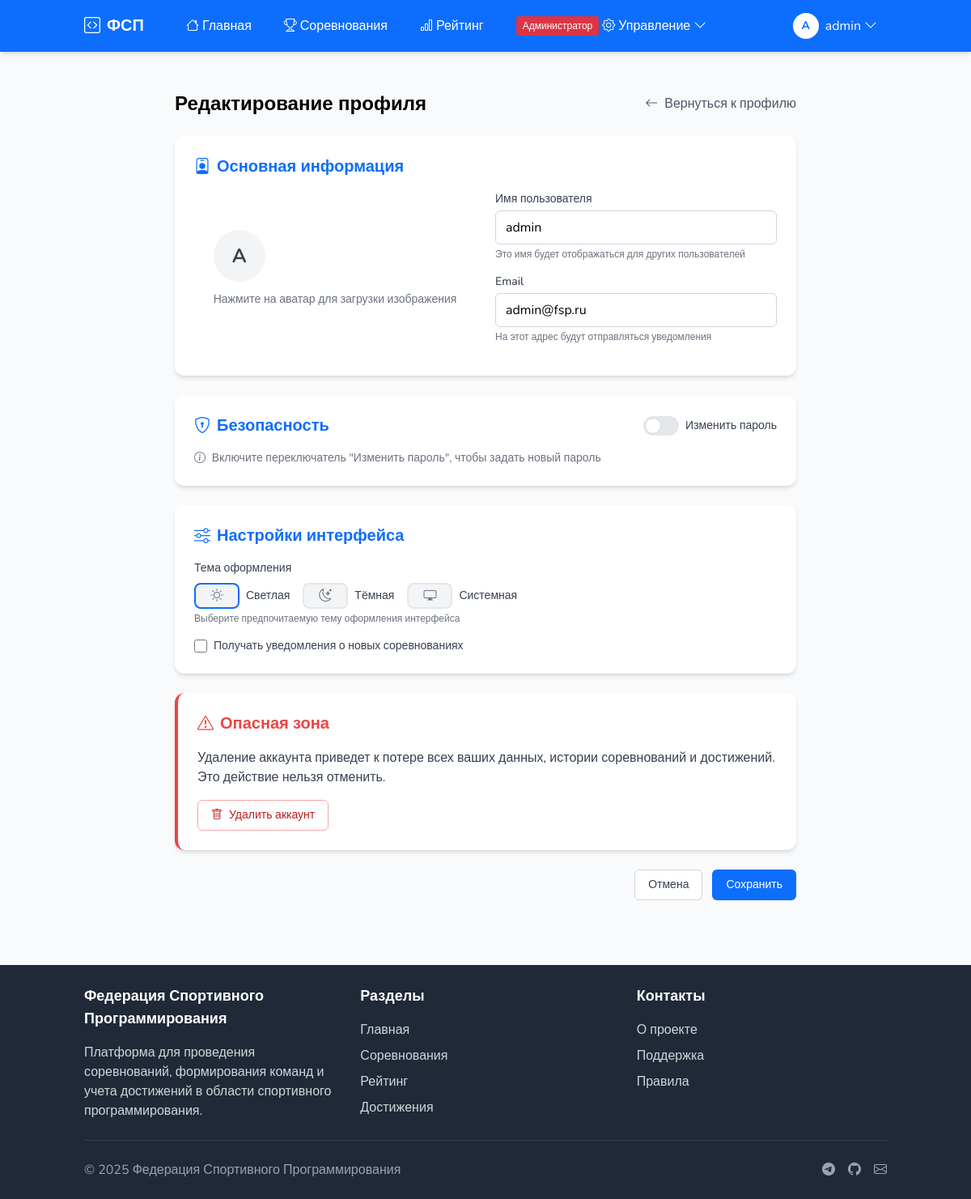
/profile/edit (signed in), run on the app's committed database.
### app/models.py (models this page shows, shortened)
class User(UserMixin, db.Model):
    __tablename__ = 'users'
    id = db.Column(db.Integer, primary_key=True)
    username = db.Column(db.String(64), unique=True, index=True)
    email = db.Column(db.String(120), unique=True, index=True)
    password_hash = db.Column(db.String(128))
    role = db.Column(db.String(30), default=UserRole.ATHLETE)
    region_id = db.Column(db.Integer, db.ForeignKey('regions.id'))
    created_at = db.Column(db.DateTime, default=datetime.utcnow)
    rating_points = db.Column(db.Integer, default=0)
    competitions_count = db.Column(db.Integer, default=0)
    wins_count = db.Column(db.Integer, default=0)
    last_competition_date = db.Column(db.DateTime)
    theme = db.Column(db.String(20), default='light')  # Тема интерфейса
    notification_settings = db.Column(db.JSON)  # JSON с настройками уведомлений
    region = db.relationship('Region', backref='users')
    teams_as_captain = db.relationship('Team', backref='captain', lazy='dynamic',
                                       foreign_keys='Team.captain_id')
    team_memberships = db.relationship('TeamMember', backref='user', lazy='dynamic')
    organized_competitions = db.relationship('Competition', backref='organizer', lazy='dynamic',
                                             foreign_keys='Competition.organizer_id')
    results = db.relationship('Result', backref='user', lazy='dynamic',
                              foreign_keys='Result.user_id')
    @property
    def password(self):
        raise AttributeError('Пароль не является читаемым атрибутом')

### app/routes/profile.py (the view, shortened to what this page needs)
@profile.route('/edit', methods=['GET', 'POST'])
@login_required
def edit():
    form = ProfileForm(obj=current_user)
    return render_template('profiles/edit.html', form=form)

### app/templates/profiles/edit.html (shortened to what this page needs)
{% extends "base.html" %}
{% block content %}
<div class="container mx-auto px-4 py-8">
    <div class="max-w-3xl mx-auto">
        <div class="flex items-center justify-between mb-6">
            <h1 class="text-2xl font-bold">Редактирование профиля</h1>
            <a href="{{ url_for('profile.view') }}" class="flex items-center text-gray-600 hover:text-primary">
                <i class="bi bi-arrow-left mr-2"></i> Вернуться к профилю
            </a>
        </div>
        <form method="POST" action="{{ url_for('profile.edit') }}" enctype="multipart/form-data" x-data="{ showPassword: false, changePassword: false }">
            <div class="form-card bg-white rounded-xl shadow-md p-6 mb-6">
                <h2 class="text-xl font-semibold mb-4 text-primary flex items-center">
                    <i class="bi bi-person-badge mr-2"></i> Основная информация
                </h2>
                <div class="grid grid-cols-1 md:grid-cols-2 gap-6">
                    <div class="flex flex-col items-center justify-center">
                        <div class="mb-3">
                            <div class="avatar-lg bg-gray-100 text-gray-700 mb-3 relative group avatar-upload">
                                {{ current_user.username[0] | upper }}
                            </div>
                            <div class="text-center text-sm text-gray-500">
                                Нажмите на аватар для загрузки изображения
                            </div>
                        </div>
                    </div>
                    <div>
                        <div class="mb-4">
                            <label for="username" class="block text-sm font-medium text-gray-700 mb-1">
                                {{ form.username.label.text }}
                            </label>
                            {{ form.username(class="w-full px-3 py-2 border border-gray-300 rounded-md form-input focus:outline-none focus:ring-2 focus:ring-primary focus:border-transparent", id="username") }}
                            <p class="mt-1 text-xs text-gray-500">Это имя будет отображаться для других пользователей</p>
                        </div>
                        <div class="mb-4">
                            <label for="email" class="block text-sm font-medium text-gray-700 mb-1">
                                {{ form.email.label.text }}
                            </label>
                            {{ form.email(class="w-full px-3 py-2 border border-gray-300 rounded-md form-input focus:outline-none focus:ring-2 focus:ring-primary focus:border-transparent", id="email") }}
                            <p class="mt-1 text-xs text-gray-500">На этот адрес будут отправляться уведомления</p>
                        </div>
                    </div>
                </div>
            </div>
            <div class="form-card bg-white rounded-xl shadow-md p-6 mb-6">
                <div class="flex items-center justify-between mb-4">
                    <h2 class="text-xl font-semibold text-primary flex items-center">
                        <i class="bi bi-shield-lock mr-2"></i> Безопасность
                    </h2>
                    <label class="inline-flex items-center cursor-pointer">
                        <div class="relative w-11 h-6 bg-gray-200 peer-focus:outline-none peer-focus:ring-2 peer-focus:ring-primary rounded-full peer peer-checked:after:translate-x-full peer-checked:after:border-white after:content-[''] after:absolute after:top-[2px] after:left-[2px] after:bg-white after:border-gray-300 after:border after:rounded-full after:h-5 after:w-5 after:transition-all peer-checked:bg-primary"></div>
                        <span class="ml-2 text-sm font-medium text-gray-700">Изменить пароль</span>
                    </label>
                </div>
                <div class="text-sm text-gray-500" x-show="!changePassword">
                    <i class="bi bi-info-circle mr-1"></i>
                    Включите переключатель "Изменить пароль", чтобы задать новый пароль
                </div>
            </div>
            <div class="form-card bg-white rounded-xl shadow-md p-6 mb-6">
                <h2 class="text-xl font-semibold mb-4 text-primary flex items-center">
                    <i class="bi bi-sliders mr-2"></i> Настройки интерфейса
                </h2>
                <div class="mb-4">
                    <label class="block text-sm font-medium text-gray-700 mb-2">Тема оформления</label>
                    <div class="flex space-x-4">
                        <label class="relative flex items-center">
                            <div class="w-14 h-8 bg-gray-100 border-2 border-gray-200 peer-checked:border-primary rounded-lg flex items-center justify-center cursor-pointer">
                                <i class="bi bi-brightness-high text-gray-500 peer-checked:text-primary"></i>
                            </div>
                            <span class="ml-2 text-sm text-gray-700">Светлая</span>
                        </label>
                        <label class="relative flex items-center">
                            <div class="w-14 h-8 bg-gray-100 border-2 border-gray-200 peer-checked:border-primary rounded-lg flex items-center justify-center cursor-pointer">
                                <i class="bi bi-moon-stars text-gray-500 peer-checked:text-primary"></i>
                            </div>
                            <span class="ml-2 text-sm text-gray-700">Тёмная</span>
                        </label>
                        <label class="relative flex items-center">
                            <div class="w-14 h-8 bg-gray-100 border-2 border-gray-200 peer-checked:border-primary rounded-lg flex items-center justify-center cursor-pointer">
                                <i class="bi bi-display text-gray-500 peer-checked:text-primary"></i>
                            </div>
                            <span class="ml-2 text-sm text-gray-700">Системная</span>
                        </label>
                    </div>
                    <p class="mt-1 text-xs text-gray-500">Выберите предпочитаемую тему оформления интерфейса</p>
                </div>
                <div>
                    <label class="flex items-center">
                        <input type="checkbox" name="notifications" class="w-4 h-4 text-primary border-gray-300 rounded focus:ring-primary">
                        <span class="ml-2 text-sm text-gray-700">Получать уведомления о новых соревнованиях</span>
                    </label>
                </div>
            </div>
            <div class="form-card bg-white rounded-xl shadow-md p-6 mb-6 border-l-4 border-red-500">
                <h2 class="text-xl font-semibold mb-4 text-red-500 flex items-center">
                    <i class="bi bi-exclamation-triangle mr-2"></i> Опасная зона
                </h2>
                <p class="text-gray-700 mb-4">
                    Удаление аккаунта приведет к потере всех ваших данных, истории соревнований и достижений. Это действие нельзя отменить.
                </p>
                <button type="button" class="inline-flex items-center px-4 py-2 border border-red-300 text-sm font-medium rounded-md text-red-700 bg-white hover:bg-red-50 focus:outline-none focus:ring-2 focus:ring-offset-2 focus:ring-red-500" x-data @click="$dispatch('open-modal', 'confirm-deletion')">
                    <i class="bi bi-trash mr-2"></i> Удалить аккаунт
                </button>
            </div>
            <div class="flex justify-end space-x-3">
                <a href="{{ url_for('profile.view') }}" class="inline-flex items-center px-4 py-2 border border-gray-300 text-sm font-medium rounded-md text-gray-700 bg-white hover:bg-gray-50 focus:outline-none focus:ring-2 focus:ring-offset-2 focus:ring-primary">
                    Отмена
                </a>
                {{ form.submit(class="inline-flex items-center px-4 py-2 border border-transparent text-sm font-medium rounded-md text-white bg-primary hover:bg-blue-700 focus:outline-none focus:ring-2 focus:ring-offset-2 focus:ring-primary") }}
            </div>
        </form>
    </div>
</div>
{% endblock %}

### app/templates/base.html (shortened to what this page needs)
<!DOCTYPE html>
<html lang="ru">
<head>
    <script src="https://cdn.tailwindcss.com"></script>
    <link rel="stylesheet" href="https://cdn.jsdelivr.net/npm/bootstrap-icons@1.8.0/font/bootstrap-icons.css">
</head>
<body class="flex flex-col min-h-screen bg-gray-50">
    <nav class="sticky top-0 bg-primary shadow-md z-10">
        <div class="container mx-auto px-4">
            <div class="flex items-center justify-between h-16">
                <div class="flex items-center">
                    <a href="{{ url_for('auth.index') }}" class="flex items-center text-white font-bold text-xl">
                        <i class="bi bi-code-square mr-2"></i>
                        <span>ФСП</span>
                    </a>
                </div>
                <div class="hidden md:flex items-center justify-between w-full ml-10">
                    <div class="flex space-x-4">
                        <a href="{{ url_for('auth.index') }}" class="flex items-center text-white hover:text-gray-200 px-3 py-2 rounded-md">
                            <i class="bi bi-house mr-1"></i> Главная
                        </a>
                        <a href="{{ url_for('competitions.list') }}" class="flex items-center text-white hover:text-gray-200 px-3 py-2 rounded-md">
                            <i class="bi bi-trophy mr-1"></i> Соревнования
                        </a>
                        <a href="{{ url_for('rating.athletes') }}" class="flex items-center text-white hover:text-gray-200 px-3 py-2 rounded-md">
                            <i class="bi bi-bar-chart mr-1"></i> Рейтинг
                        </a>
                        {% if current_user.is_authenticated %}
                            {% if current_user.role in ['fsp_admin', 'regional_representative'] %}
                            <div class="relative" x-data="{ open: false }">
                                <button @click="open = !open" class="flex items-center text-white hover:text-gray-200 px-3 py-2 rounded-md">
                                    {% if current_user.role == 'fsp_admin' %}
                                    <span class="bg-danger text-white text-xs px-2 py-1 rounded mr-1">Администратор</span>
                                    {% else %}
                                    <span class="bg-info text-white text-xs px-2 py-1 rounded mr-1">Представитель</span>
                                    {% endif %}
                                    <i class="bi bi-gear mr-1"></i> Управление
                                    <i class="bi bi-chevron-down ml-1"></i>
                                </button>
                            </div>
                            {% endif %}
                        {% endif %}
                    </div>
                    <div class="flex items-center">
                        {% if current_user.is_authenticated %}
                        <div class="relative" x-data="{ open: false }">
                            <button @click="open = !open" class="flex items-center text-white hover:text-gray-200 px-3 py-2 rounded-md">
                                <div class="avatar-sm bg-white text-primary mr-2">
                                    {{ current_user.username[0] | upper }}
                                </div>
                                {{ current_user.username }}
                                <i class="bi bi-chevron-down ml-1"></i>
                            </button>
                        </div>
                        {% endif %}
                    </div>
                </div>
            </div>
        </div>
    </nav>
    <main class="flex-grow">
        {% block content %}{% endblock %}
    </main>
    <footer class="bg-gray-800 text-white py-6 mt-12">
        <div class="container mx-auto px-4">
            <div class="grid grid-cols-1 md:grid-cols-3 gap-8">
                <div>
                    <h5 class="text-lg font-semibold mb-4">Федерация Спортивного Программирования</h5>
                    <p class="text-gray-300">Платформа для проведения соревнований, формирования команд и учета достижений в области спортивного программирования.</p>
                </div>
                <div>
                    <h5 class="text-lg font-semibold mb-4">Разделы</h5>
                    <ul class="space-y-2">
                        <li><a href="{{ url_for('auth.index') }}" class="text-gray-300 hover:text-white">Главная</a></li>
                        <li><a href="{{ url_for('competitions.list') }}" class="text-gray-300 hover:text-white">Соревнования</a></li>
                        <li><a href="{{ url_for('rating.athletes') }}" class="text-gray-300 hover:text-white">Рейтинг</a></li>
                        <li><a href="{{ url_for('rating.achievements') }}" class="text-gray-300 hover:text-white">Достижения</a></li>
                    </ul>
                </div>
                <div>
                    <h5 class="text-lg font-semibold mb-4">Контакты</h5>
                    <ul class="space-y-2">
                        <li><a href="#" class="text-gray-300 hover:text-white">О проекте</a></li>
                        <li><a href="#" class="text-gray-300 hover:text-white">Поддержка</a></li>
                        <li><a href="#" class="text-gray-300 hover:text-white">Правила</a></li>
                    </ul>
                </div>
            </div>
            <hr class="border-gray-700 my-6">
            <div class="flex flex-col md:flex-row justify-between items-center">
                <span class="text-gray-400">© 2025 Федерация Спортивного Программирования</span>
                <div class="flex space-x-4 mt-4 md:mt-0">
                    <a href="#" class="text-gray-400 hover:text-white"><i class="bi bi-telegram"></i></a>
                    <a href="#" class="text-gray-400 hover:text-white"><i class="bi bi-github"></i></a>
                    <a href="#" class="text-gray-400 hover:text-white"><i class="bi bi-envelope"></i></a>
                </div>
            </div>
        </div>
    </footer>
</body>
</html>

### data on the page
User: username "A", username "admin", email "admin@fsp.ru"
